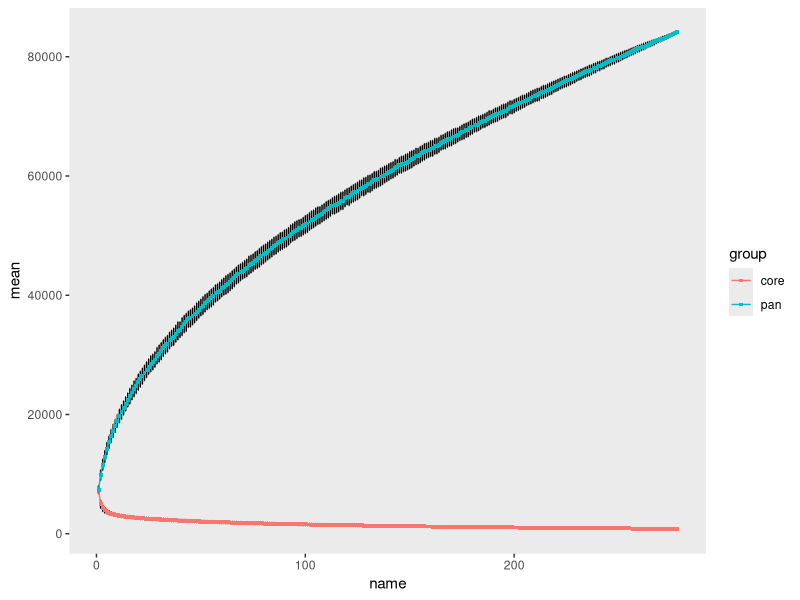

The R source for this figure:
library(ggplot2)
library(doBy)
library(plyr)

setwd("C:\\Bradyrhizobium\\pan-core-cur\\")
data<-read.csv("278_Brad_pan_core_cur500.txt",sep = "\t",header = F)
names(data)=c("name","group","count") 

tgc <- ddply(data, c("name","group"),summarise, N=length(count),mean=mean(count), sd = sd(count), se = sd/sqrt(N))
tgc
core <- subset(tgc,tgc$group == "core")
pan <- subset(tgc,tgc$group == "pan")
write.table(core, file="278_Brad_core_cur_SF1.txt", append = TRUE, sep="\t",quote=F, row.names = F,col.names = T)
write.table(pan, file="278_Brad_pan_cur_SF1.txt", append = TRUE, sep="\t",quote=F, row.names = F,col.names = T)

ggplot(tgc, aes(x=name, y=mean, colour=group)) + 
  geom_errorbar(aes(ymin=mean-sd, ymax=mean+sd), width=0.3, colour="black") +
  geom_line() +
  geom_point(size=1,shape=15)+
  theme(plot.background=element_rect(fill="white",color=NA),text=element_text(color="black"),
        panel.grid.major.x=element_blank(),
        panel.grid.minor.x=element_blank(),
        panel.grid.major.y=element_blank(),
        panel.grid.minor.y=element_blank())